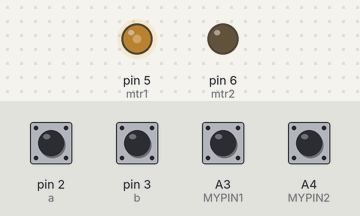
Simulated run of this sketch. Board: Arduino Uno, built with avr-gcc and run on an emulated ATmega328P. Parts: output pins drawn as LEDs (lit = HIGH). The inputs (shaded band) are chosen by the test bench; at power-on: A3 (MYPIN1), A4 (MYPIN2), pin 2 (a), pin 3 (b) HIGH. What the sketch prints to the serial monitor is not drawn.

Above: at 0.1 s.
Timing chart, 0 to 1.6 s (numbered marks = the images above):
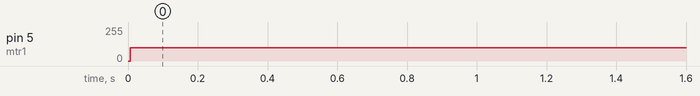

Measured:
- by itself, pin 5 (mtr1): 0/255 → 100/255 at 0.01 s

The sketch:

Servo_Encoder.ino
```cpp
#include <PinChangeInt.h>

#include "AutoPID.h"
#define MYPIN1 A3
#define MYPIN2 A4
int mtr1 = 5;   //motor pins
int mtr2 = 6;   //motor pins

int a = 2, b = 3, c = MYPIN1, d = MYPIN2; //pins for interrupt
//pid variables
int curangle = 0, setangle = 0;
uint8_t stmax = 100, stmin = 0;    //Variables for min and max adjust pwm
double stkp = 14, stki = 0.00017, stkd = 295;    //Kp,Ki,Kd for AutoPID Lib
int out1, out2;
volatile int op = 0, quickop = 0;


AutoPID mypid(&curangle, &setangle, &out1, &out2, stmin, stmax, stkp, stki, stkd);      //AutoPID Obj
void setup() {
  // put your setup code here, to run once:
  pinMode(a, INPUT_PULLUP);
  pinMode(b, INPUT_PULLUP);
  pinMode(mtr1, OUTPUT);
  pinMode(mtr2, OUTPUT);
  pinMode(MYPIN1, INPUT_PULLUP);
  pinMode(MYPIN2, INPUT_PULLUP);
  attachPinChangeInterrupt(MYPIN1, quick0, CHANGE);
  attachPinChangeInterrupt(MYPIN2, quick1, CHANGE);
  attachInterrupt(digitalPinToInterrupt(a), doA, CHANGE);
  attachInterrupt(digitalPinToInterrupt(b), doB, CHANGE);
  Serial.begin(115200);
  Serial.println("Starting now");
  mypid.setTimeStep(5);
}
void quick0()
{
  if ((digitalRead(c) == HIGH && digitalRead(d) == LOW) || (digitalRead(c) == LOW && digitalRead(d) == HIGH))
  {
    quickop++;


  }
  else if ((digitalRead(c) == HIGH && digitalRead(d) == HIGH) || (digitalRead(c) == LOW && digitalRead(d) == LOW))
  {
    quickop--;
  }
}
void quick1()
{
  if ((digitalRead(c) == HIGH && digitalRead(d) == HIGH) || (digitalRead(c) == LOW && digitalRead(d) == LOW))
  {
    quickop++;
  }
  else if ((digitalRead(c) == LOW && digitalRead(d) == HIGH) || (digitalRead(c) == HIGH && digitalRead(d) == LOW))
  {
    quickop--;
  }
}

void doA()
{
  if ((digitalRead(a) == HIGH && digitalRead(b) == LOW) || (digitalRead(a) == LOW && digitalRead(b) == HIGH))
  {
    op++;


  }
  else if ((digitalRead(a) == HIGH && digitalRead(b) == HIGH) || (digitalRead(a) == LOW && digitalRead(b) == LOW))
  {
    op--;
  }
}
void doB()
{
  if ((digitalRead(b) == HIGH && digitalRead(a) == HIGH) || (digitalRead(b) == LOW && digitalRead(a) == LOW))
  {
    op++;
  }
  else if ((digitalRead(b) == LOW && digitalRead(a) == HIGH) || (digitalRead(b) == HIGH && digitalRead(a) == LOW))
  {
    op--;
  }
}
void updateang()
{
  if (quickop >= 1600)
    quickop = 0;
  if (quickop <= -1600)
    quickop = 0;
  curangle = map(quickop, -1600, 1600, -360, 360);
  //Serial.println(angle);
}

void loop() {
  // put your main code here, to run repeatedly:

  //if(curangle>87&&curangle<93)
  setangle = 360;

  Serial.println(curangle);
  Serial.print("Out 1 : ");
  Serial.println(out1);
  Serial.print("Out 2 : ");
  Serial.println(out2);
  mypid.run();
  analogWrite(5, out1);
  analogWrite(6, out2);
  updateang();

}
```

AutoPID.cpp
```cpp
#include "AutoPID.h"

AutoPID::AutoPID(int *input, int *setpoint, int *output1, int *output2, uint8_t outputMin, uint8_t outputMax, double Kp, double Ki, double Kd) {
  _input = input;
  _setpoint = setpoint;
  _output1 = output1;
  _output2 = output2;
  _outputMin = outputMin;
  _outputMax = outputMax;
  setGains(Kp, Ki, Kd);
  _timeStep = 1;
}//AutoPID::AutoPID
void AutoPID::setGains(double Kp, double Ki, double Kd) {
  _Kp = Kp;
  _Ki = Ki;
  _Kd = Kd;
}//AutoPID::setControllerParams
void AutoPID::setOutputRange(uint8_t outputMin, uint8_t outputMax) {
  _outputMin = outputMin;
  _outputMax = outputMax;
}//void AutoPID::setOutputRange
void AutoPID::setTimeStep(unsigned long timeStep) {
  _timeStep = timeStep;
}
void AutoPID::run() {
  unsigned long _dT = millis() - _lastStep;   //calculate time since last update
  if (_dT >= _timeStep) {                     //if long enough, do PID calculations
    _lastStep = millis();
    double _error;
    _error = abs(*_setpoint - (*_input));
    double _dError = (_error - _previousError) / _dT / 1000.0;   //derivative
    _integral += (_error + _previousError) / 2 * _dT / 1000.0;   //Riemann sum integral
    //_integral = constrain(_integral, _outputMin/_Ki, _outputMax/_Ki);
    //anti-windup
    float u = _Kp * _error + _integral * _Ki + _dError * _Kd;
    if ((((_error * u) > 0) && ((u > _outputMax) || (u < _outputMin)))) {
      float d_int = _Ki * _error;
      _integral -= d_int;
      u -= d_int;
      _e_old_i = 0;
    }
    else {
      _e_old_i = _error;
    }
    _previousError = _error;
    double PID = (_Kp * _error) + (_Ki * _integral) + (_Kd * _dError);
    //*_output = _outputMin + (constrain(PID, 0, 1) * (_outputMax - _outputMin));
    if (*_setpoint > *_input)
    {
      *_output1 = constrain(PID, _outputMin, _outputMax);
      *_output2 = 0;
    }
    else if (*_setpoint < *_input)
    {
      *_output2 = constrain(PID, _outputMin, _outputMax);
      *_output1 = 0;
    }
  }

  //  else if (*_setpoint < *_input)
  //  {
  //    double _error;
  //    _error = *_input - *_setpoint ;
  //    _integral += (_error + _previousError) / 2 * _dT / 1000.0;   //Riemann sum integral
  //    //_integral = constrain(_integral, _outputMin/_Ki, _outputMax/_Ki);
  //    double _dError = (_error - _previousError) / _dT / 1000.0;   //derivative
  //    _previousError = _error;
  //    double PID = (_Kp * _error) + (_Ki * _integral) + (_Kd * _dError);
  //    //*_output = _outputMin + (constrain(PID, 0, 1) * (_outputMax - _outputMin));
  //    *_output2 = constrain(PID, _outputMin, _outputMax);
  //    *_output1 = 0;
  //  }
}

//void AutoPID::run
void AutoPID::reset() {
  _lastStep = millis();
  _integral = 0;
  _previousError = 0;
  _e_old_i = 0;
}
```

AutoPID.h
```cpp
#ifndef AUTOPID_H
#define AUTOPID_H
#include <Arduino.h>

class AutoPID {
  private:

    double _Kp, _Ki, _Kd;
    double _integral, _previousError,_e_old_i;

    int *_input;
    int *_setpoint, *_output1, *_output2;
    uint8_t _outputMin, _outputMax;

    unsigned long _timeStep, _lastStep;

  public:
    AutoPID(int *input, int *setpoint, int *output1, int *output2, uint8_t outputMin, uint8_t outputMax, double Kp, double Ki, double Kd);
    void setGains(double Kp, double Ki, double Kd);
    void setOutputRange(uint8_t outputMin, uint8_t outputMax);
    void setTimeStep(unsigned long timeStep);
    void run();
    void reset();


};//class AutoPID

#endif
```
